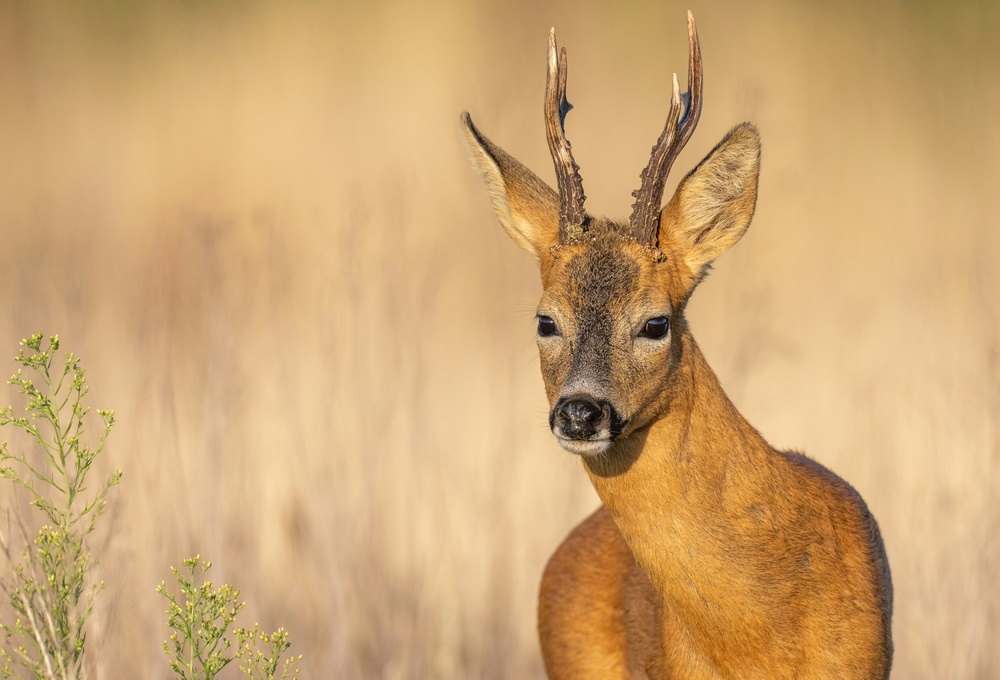
#> input picture images/deer.jpg, 1000 x 680 px, shrunk from 5642 x 3837 before the run
$ jupyter execute 'Notebook 1.ipynb'
#> lines starting #> are read from the running program, lines starting #| are printed output that depends on the picture
[cell 1]
import cv2
import numpy as np
import matplotlib.pyplot as plt
import seaborn as sns

[cell 2]
# read image using opencv
img = cv2.imread('../images/deer.jpg', 0)
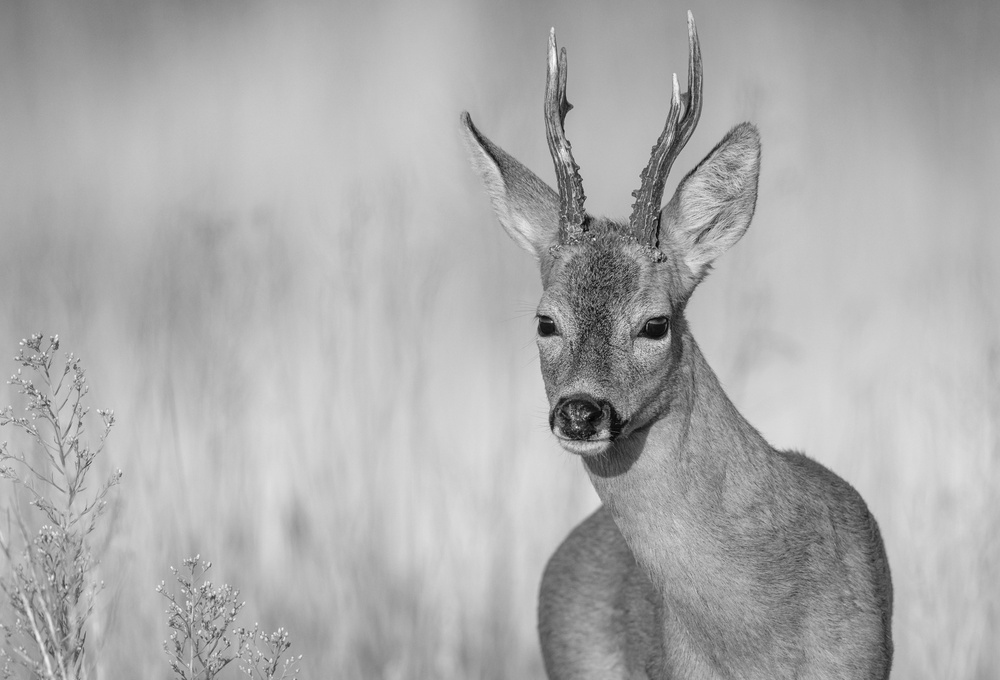
#> img: shape (680, 1000); min 2, max 255, mean 172

plt.imshow(img, cmap='gray')
plt.show()

[cell 3]
img.shape
#> Out = (680, 1000)

[cell 4]
def calculate_histogram(image):
    histogram = [0] * 256
    for pixel in image.flatten():
        histogram[pixel] += 1

    return histogram

[cell 5]
def histogram_equalization(img):

    histogram, _ = np.histogram(img.flatten(), bins=256, range=(0, 256))
#> histogram = 256 values, max 14243 at index 198, min 0 at index 0, mean 2656.2


    pdf = histogram / histogram.sum()
#> pdf = 256 values, max 0.0209 at index 198, min 0 at index 0, mean 0.00391


    cdf = np.cumsum(pdf)
#> cdf = 256 values from 0 to 1


    cdf_normalized = (cdf * 255).astype(np.uint8)
#> cdf_normalized = 256 values from 0 to 255


    equalized_img = cdf_normalized[img]
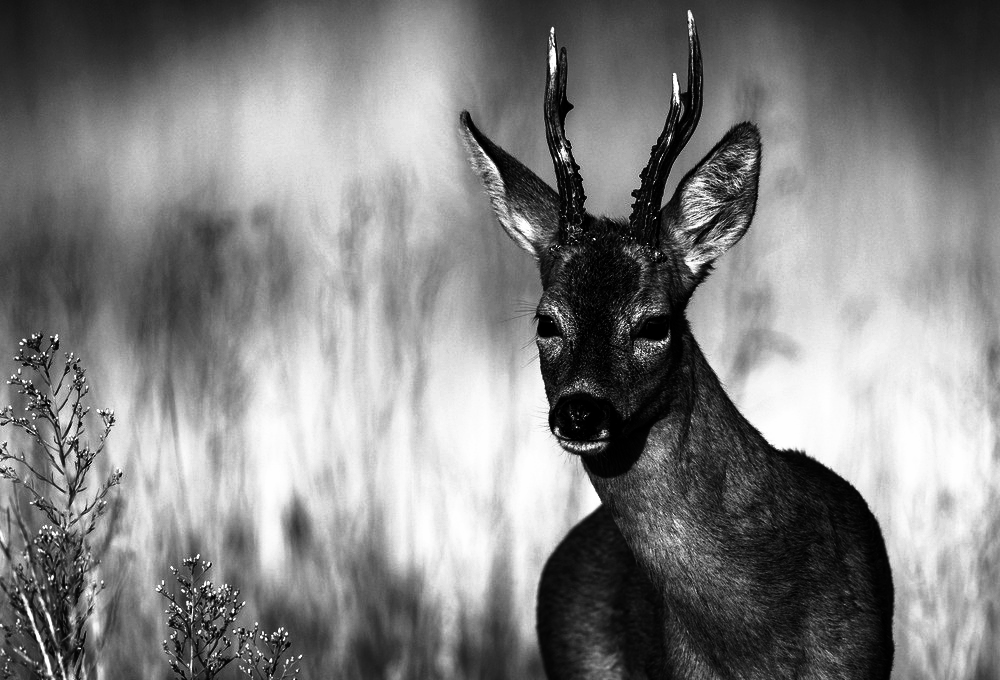
#> equalized_img: shape (680, 1000); min 0, max 255, mean 128.5

    return equalized_img

[cell 6]
equalized_img = histogram_equalization(img)

[cell 7]
final_hist = calculate_histogram(equalized_img.astype(np.int32))
#> the loop in calculate_histogram, `for pixel in image.flatten():` made 680000 passes
#> pixel on passes 1 to 3: 22, 22, 22
#> after the loop in calculate_histogram, `for pixel in image.flatten():`: histogram = 256 values, max 14243 at index 211, min 0 at index 42, mean 2656.2
#> final_hist has the same summary as histogram in calculate_histogram

sns.histplot(final_hist)
plt.show()
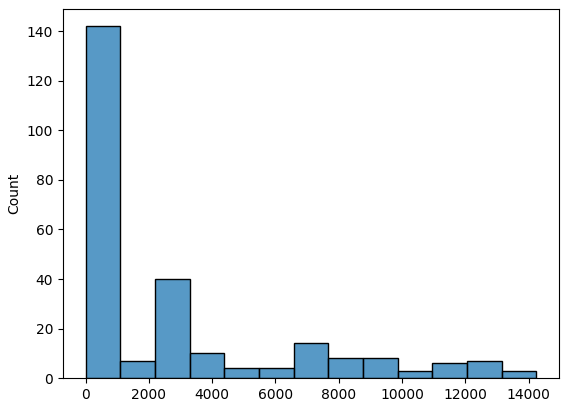
#> figure drawn by matplotlib, 1 panel; tallest bar 142 high, from x = 0 to 1095.6

[cell 8]
clahe = cv2.createCLAHE(clipLimit=2.0, tileGridSize=(8, 8))

clahe_img = clahe.apply(img)
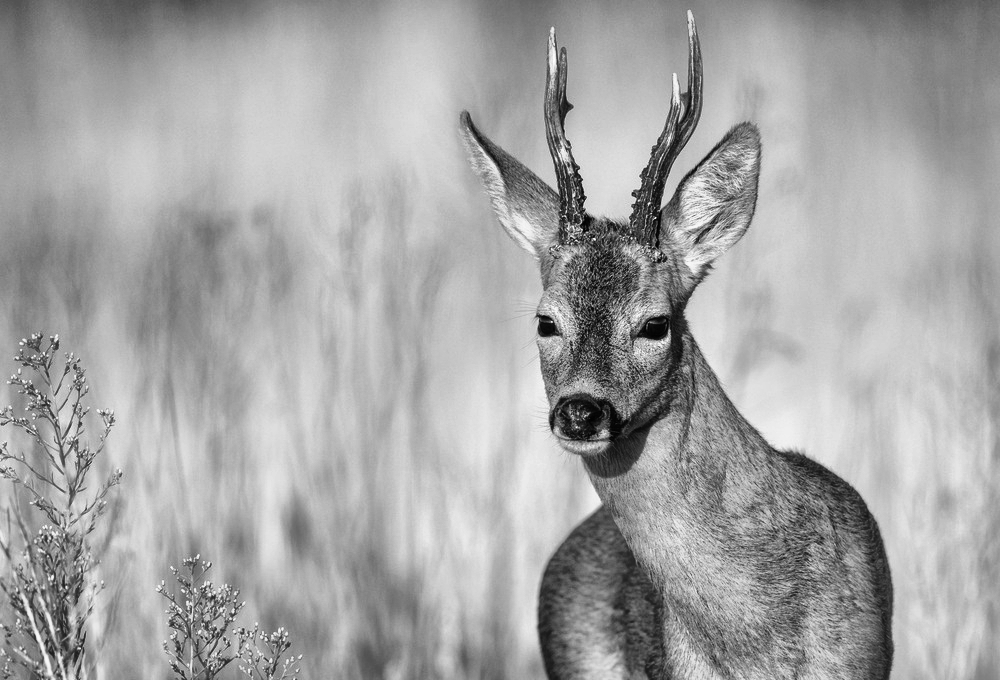
#> clahe_img: shape (680, 1000); min 1, max 255, mean 164.8

plt.figure(figsize=(12, 8))

plt.subplot(121), plt.imshow(img, cmap='gray')
plt.title('Original Image'), plt.axis('off')

plt.subplot(122), plt.imshow(clahe_img, cmap='gray')
plt.title('CLAHE Image'), plt.axis('off')

plt.show()

[cell 9]
equalized_hist = calculate_histogram(equalized_img.astype(np.int32))
#> the loop in calculate_histogram (call 2), `for pixel in image.flatten():` made 680000 passes
#> equalized_hist has the same summary as histogram in calculate_histogram
original_hist = calculate_histogram(img.astype(np.int32))
#> original_hist = 256 values, max 14243 at index 198, min 0 at index 0, mean 2656.2
clahe_hist = calculate_histogram(clahe_img.astype(np.int32))
#> clahe_hist = 256 values, max 9814 at index 193, min 0 at index 0, mean 2656.2

[cell 10]
plt.figure(figsize=(12, 6))

plt.subplot(1, 3, 1)
sns.histplot(original_hist)
plt.title('Original Histogram')
plt.xlabel('Pixel Intensity')
plt.ylabel('Frequency')

plt.subplot(1, 3, 2)
sns.histplot(equalized_hist)
plt.title('Equalized Histogram')
plt.xlabel('Pixel Intensity')
plt.ylabel('Frequency')

plt.subplot(1, 3, 3)
sns.histplot(clahe_hist)
plt.title('CLAHE Histogram')
plt.xlabel('Pixel Intensity')
plt.ylabel('Frequency')


plt.tight_layout()
plt.show()
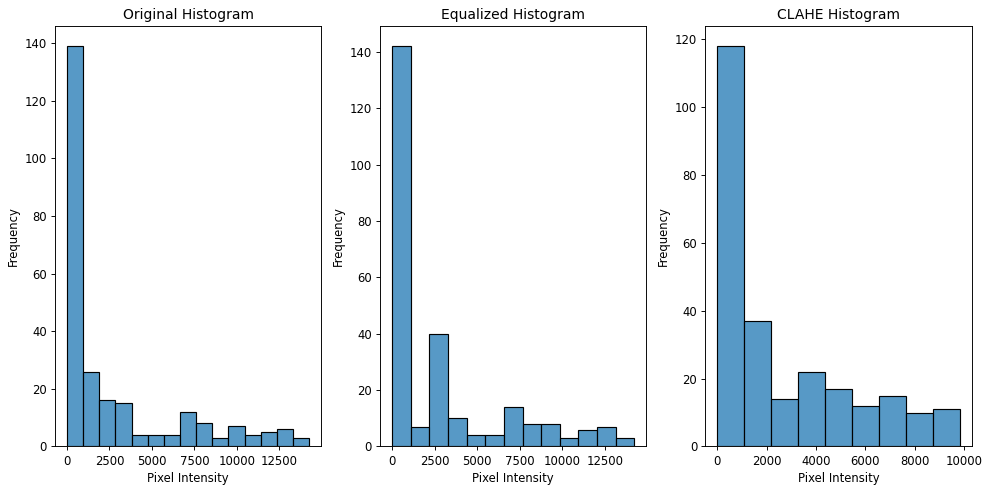
#> figure drawn by matplotlib, 3 panels; panel 1: tallest bar 139 high, from x = 0 to 949.5; panel 2: tallest bar 142 high, from x = 0 to 1095.6; panel 3: tallest bar 118 high, from x = 0 to 1090.4

$ run again, with images/flower.jpg copied over images/deer.jpg
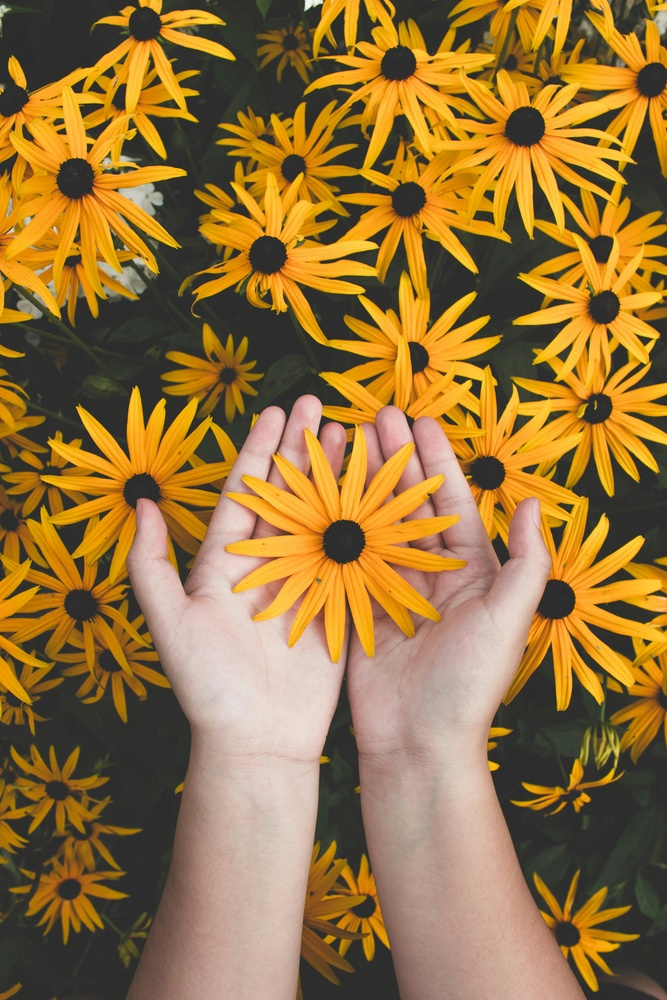
#> input picture images/flower.jpg, 667 x 1000 px, shrunk from 3456 x 5184 before the run
#> in histogram_equalization, `histogram, _ = np.histogram(img.flatten(), bins=256, range=(0, 256))`: histogram = 256 values, max 48446 at index 45, min 0 at index 0, mean 2605.5
#> pdf = 256 values, max 0.0726 at index 45, min 0 at index 0, mean 0.00391
#> cdf = 256 values from 0 to 1
#> cdf_normalized = 256 values from 0 to 254
#> the loop in calculate_histogram, `for pixel in image.flatten():` made 667000 passes
#> pixel on passes 1 to 3: 41, 9, 41
#> after the loop in calculate_histogram, `for pixel in image.flatten():`: histogram = 256 values, max 48446 at index 27, min 0 at index 2, mean 2605.5
#> final_hist has the same summary as histogram in calculate_histogram
#> `clahe_img = clahe.apply(img)`:
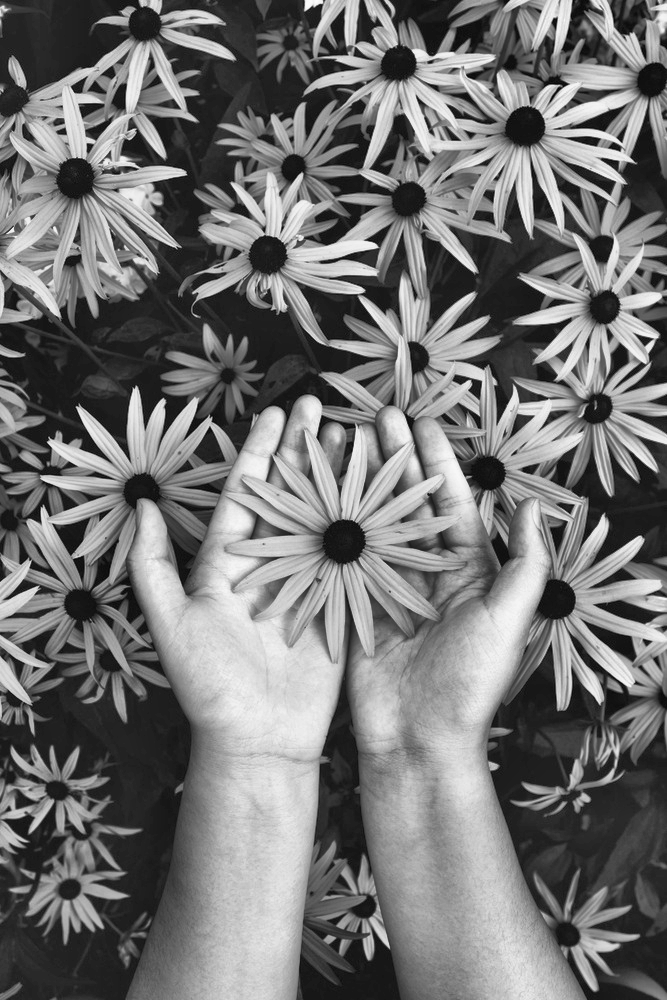
#> clahe_img: shape (1000, 667); min 6, max 252, mean 115.7
#> the loop in calculate_histogram (call 2), `for pixel in image.flatten():` made 667000 passes
#> equalized_hist has the same summary as histogram in calculate_histogram
#> original_hist = 256 values, max 48446 at index 45, min 0 at index 0, mean 2605.5
#> clahe_hist = 256 values, max 12065 at index 31, min 0 at index 0, mean 2605.5
#> `plt.show()`:
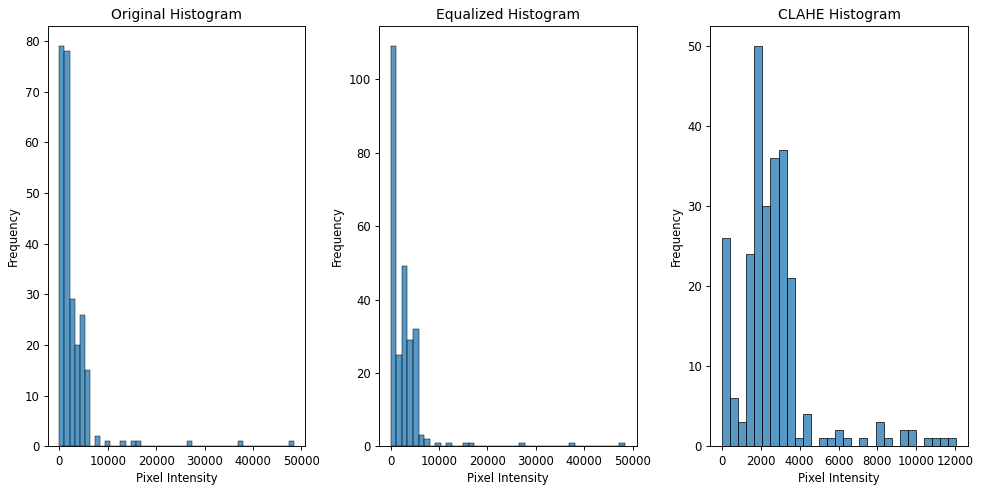
#> figure drawn by matplotlib, 3 panels; panel 1: tallest bar 79 high, from x = 0 to 1053.2; panel 2: tallest bar 109 high, from x = 0 to 1153.5; panel 3: tallest bar 50 high, from x = 1664.1 to 2080.2
